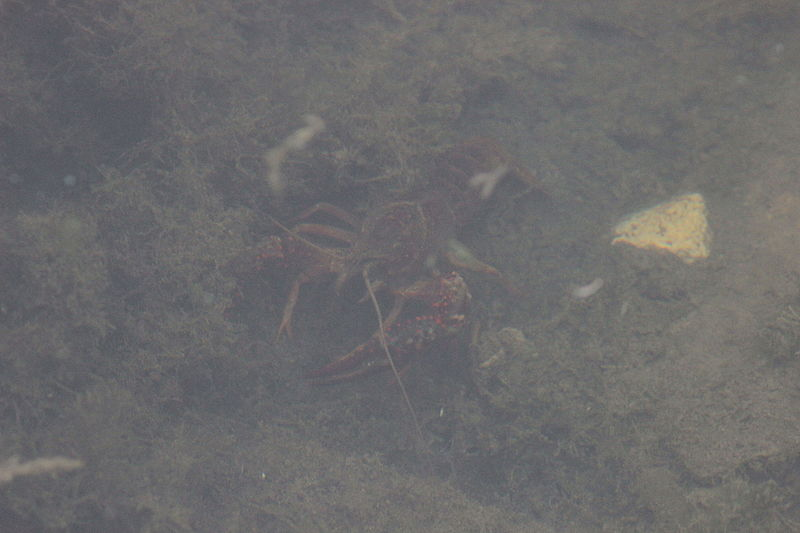
%> input picture clase6/LC3.JPG, 800 x 533 px
$ octave clase6.m   (GNU Octave 9; MATLAB toolbox functions it lacks are replaced by stand-ins)
%> lines starting %> are read from the running program, lines starting %| are printed output that depends on the picture
### clase6/fnHistograma.m
function vectorHistograma = fnHistograma(imagen)
    %Forma general - encabezado de una funci髇
    %function [salida1, salida2] = nombreFuncion(entrada)
    %Esta funci髇 devuelve el histograma de na imagen en escala de grises

    %Son 256 porque son 255 los pixeles a recorrer
    vectorHistograma = zeros(1,256);

    %Recorremos la imagen y nos devuelve la ubicaci髇 del pixel donde
    %encuentre un pixel igual a cero, y asi sucesivamente hasta llegar a
    %255
    for valorPixelTemporal = 0:255
        %Devuelve la posici髇 en la que se encuentra el pixel buscado
        frec = find(imagen == valorPixelTemporal);
        vectorHistograma(1,valorPixelTemporal + 1) = length(frec);
    end

end

### clase6/clase6.m
clc
close all
clear

imagen = imread('LC3.jpg'); %cargar la imagen
%> imagen is the input picture: size 533x800x3 uint8; mean R, G, B 107.8, 107, 107.8
imagen = rgb2gray(imagen); %validar si se requiere rgb2gray
%> imagen: size 533x800 uint8

%calcular minInputIm y maxInputIm
minInputIm = min(min(imagen));
%> minInputIm = 81
maxInputIm = max(max(imagen));
%> maxInputIm = 180

%definir: minOutIm y maxOutIm
minOutIm = 0;
maxOutIm = 255;

% hallamos la pendiente
m = (maxOutIm - minOutIm) / (maxInputIm - minInputIm);
%> m = 3

%hago una copia de la imagen de entrada
resultado = imagen;

for valorPixel = minInputIm:maxInputIm
    resultado(imagen==valorPixel) = m*(valorPixel - minInputIm) + minOutIm;
end
%> this loop made 100 passes
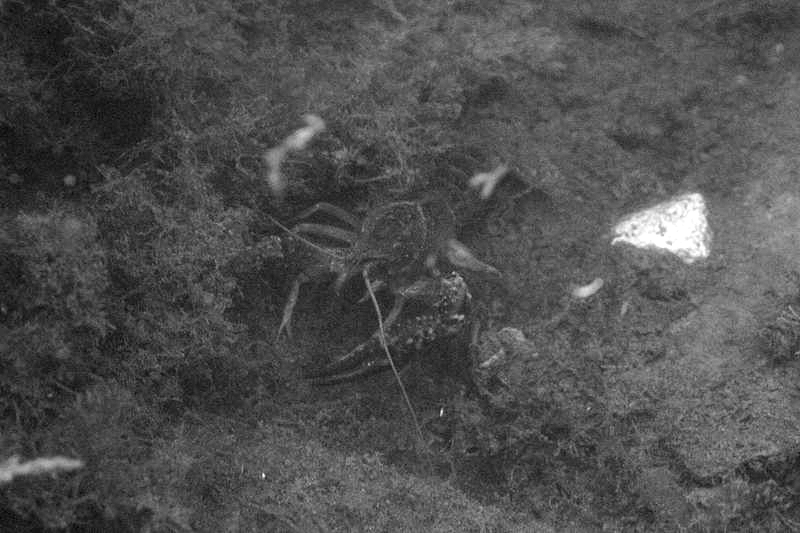
%> resultado: size 533x800 uint8; min 0, max 255, mean 79

histogramaEntrada = fnHistograma(imagen);
%> after the loop in fnHistograma, `for valorPixelTemporal = 0:255`: vectorHistograma = 256 values, max 19616 at index 109, min 0 at index 1, mean 1665.6
%> histogramaEntrada has the same summary as vectorHistograma in fnHistograma
histogramaSalida = fnHistograma(resultado);
%> the loop in fnHistograma (call 2), `for valorPixelTemporal = 0:255` made 256 passes
%> frec on passes 1, 4, 7: [25617; 59748], [25616; 41569; 50749], [518; 519; 3177; 26150; 34168; 50752]
%> histogramaSalida = 256 values, max 19616 at index 82, min 0 at index 2, mean 1665.6

 figure,subplot(2,2,1),imshow(imagen); title('Imagen de entrada');
        subplot(2,2,2),bar(histogramaEntrada);title('Histograma');
        subplot(2,2,3),imshow(resultado); title('Imagen de salida');
        subplot(2,2,4),bar(histogramaSalida);title('Histograma');
%> after `title('Histograma')`:
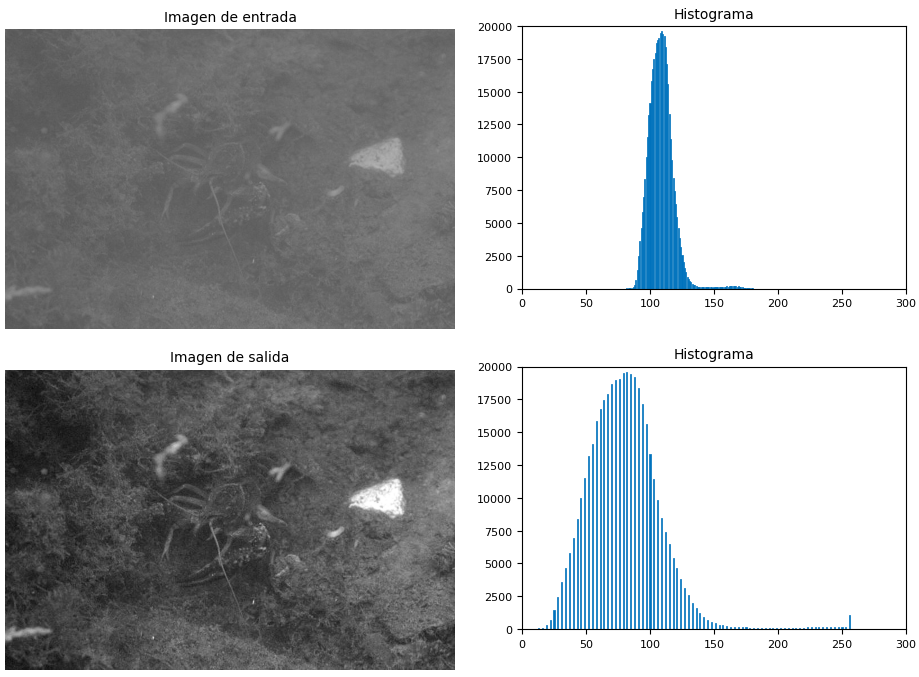
%> figure redrawn from the program's plot data, 4 panels

$ run again, with clase6/LC1.jpg copied over clase6/LC3.JPG
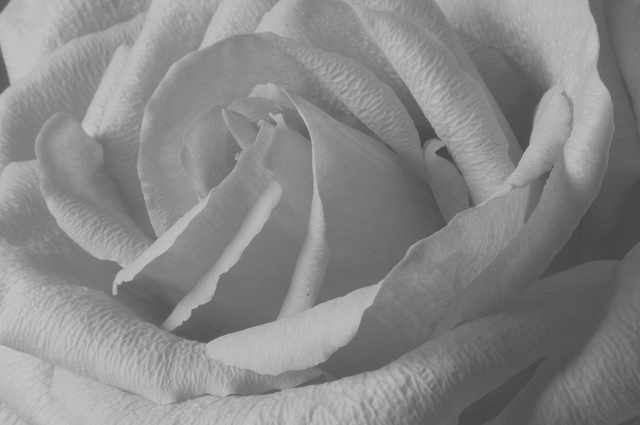
%> input picture clase6/LC1.jpg, 640 x 425 px
%> imagen is the input picture: size 425x640 uint8; min 67, max 198, mean 135.9
%> minInputIm = 67
%> maxInputIm = 198
%> m = 2
%> the loop `for valorPixel = minInputIm:maxInputIm` made 132 passes
%> after the loop `for valorPixel = minInputIm:maxInputIm`:
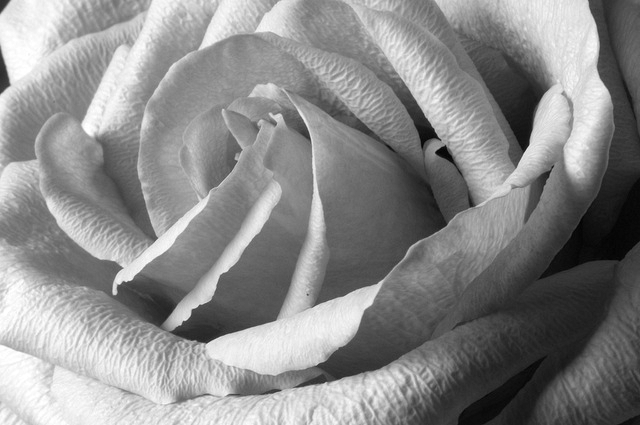
%> resultado: size 425x640 uint8; min 0, max 255, mean 137.9
%> after the loop in fnHistograma, `for valorPixelTemporal = 0:255`: vectorHistograma = 256 values, max 3973 at index 138, min 0 at index 1, mean 1062.5
%> histogramaEntrada has the same summary as vectorHistograma in fnHistograma
%> the loop in fnHistograma (call 2), `for valorPixelTemporal = 0:255` made 256 passes
%> frec on passes 1, 3: 246723, [188851; 258215]
%> histogramaSalida = 256 values, max 3973 at index 141, min 0 at index 2, mean 1062.5
%> `title('Histograma')`:
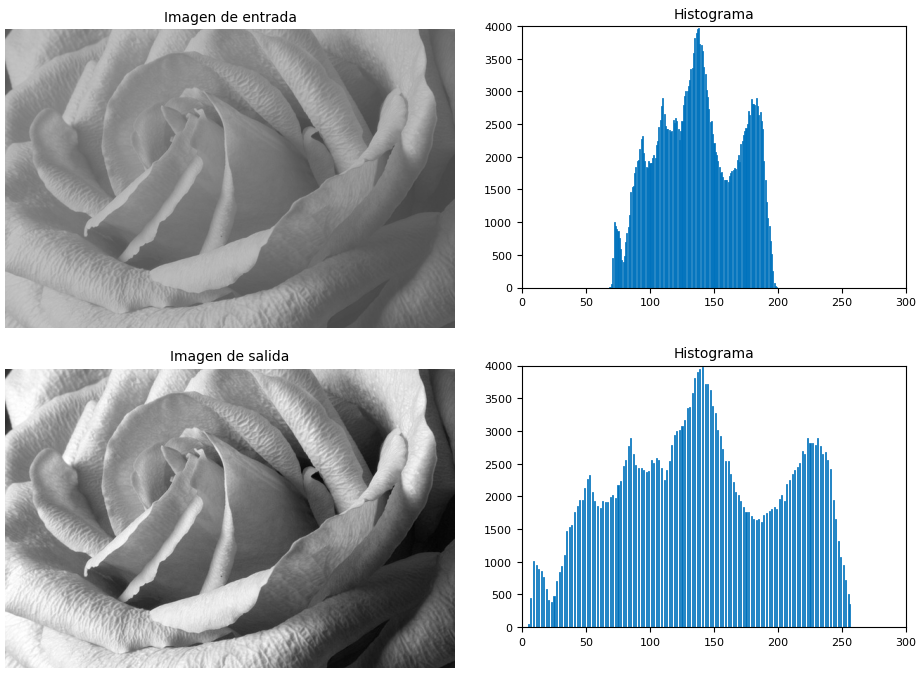
%> figure redrawn from the program's plot data, 4 panels

$ run again, with clase6/LC4.jpg copied over clase6/LC3.JPG
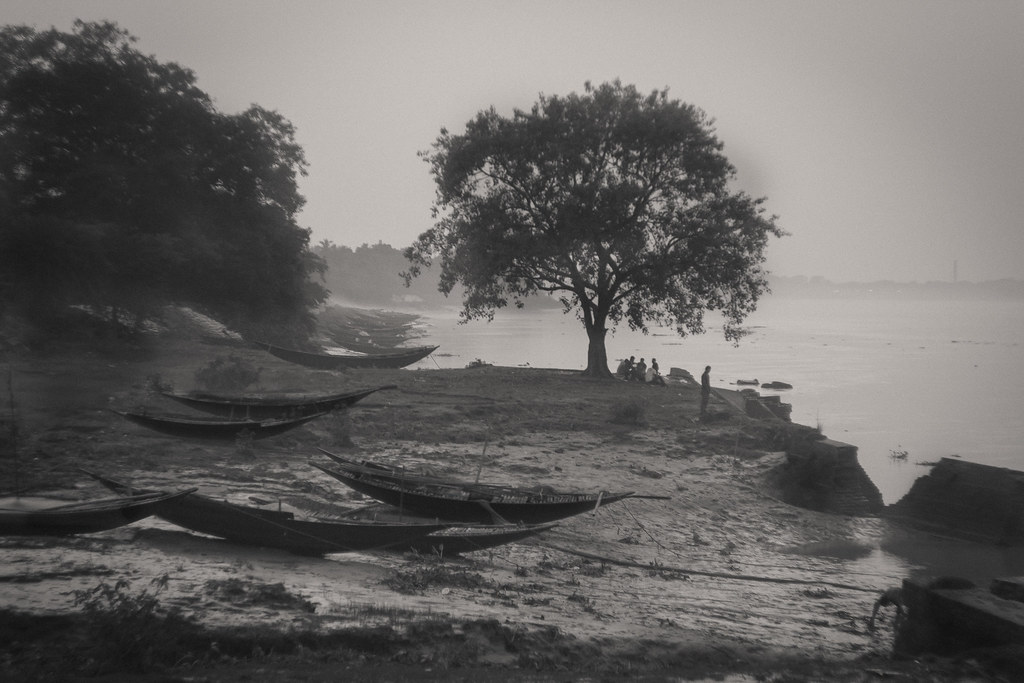
%> input picture clase6/LC4.jpg, 1024 x 683 px
%> imagen is the input picture: size 683x1024x3 uint8; mean R, G, B 105.1, 102.7, 101
%> imagen: size 683x1024 uint8
%> minInputIm = 13
%> maxInputIm = 205
%> m = 1
%> the loop in fnHistograma, `for valorPixelTemporal = 0:255` made 256 passes
%> frec on passes 14 to 16: 89983, [23748; 90666], [23749; 24431; 27163; 27164]
%> after the loop in fnHistograma, `for valorPixelTemporal = 0:255`: vectorHistograma = 256 values, max 8341 at index 51, min 0 at index 1, mean 2732
%> histogramaEntrada has the same summary as vectorHistograma in fnHistograma
%> the loop in fnHistograma (call 2), `for valorPixelTemporal = 0:255` made 256 passes
%> histogramaSalida = 256 values, max 8341 at index 38, min 0 at index 194, mean 2732
%> `title('Histograma')`:
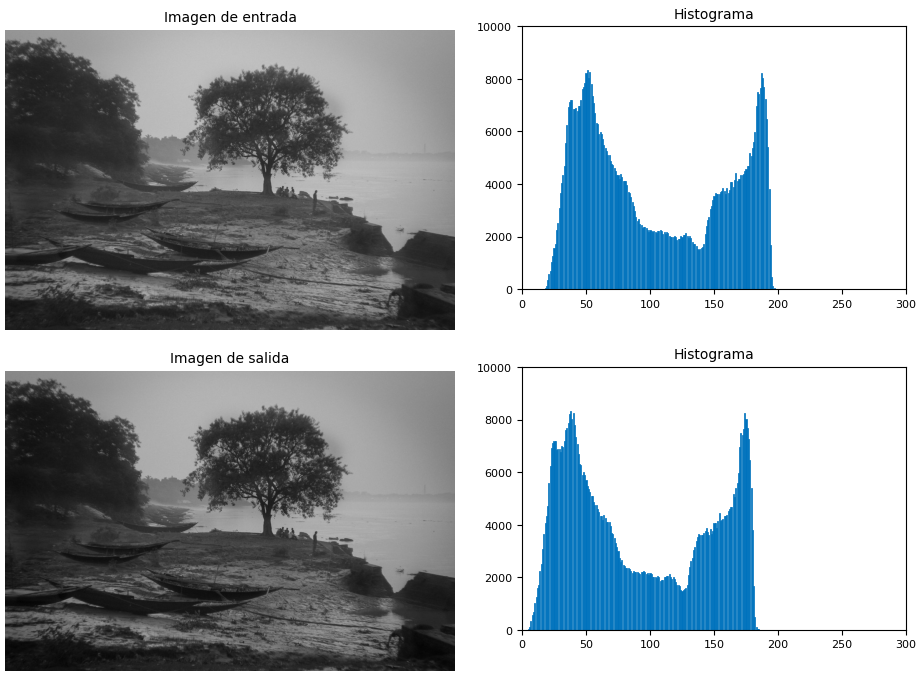
%> figure redrawn from the program's plot data, 4 panels

$ run again, with clase6/LC5.png saved as clase6/LC3.JPG
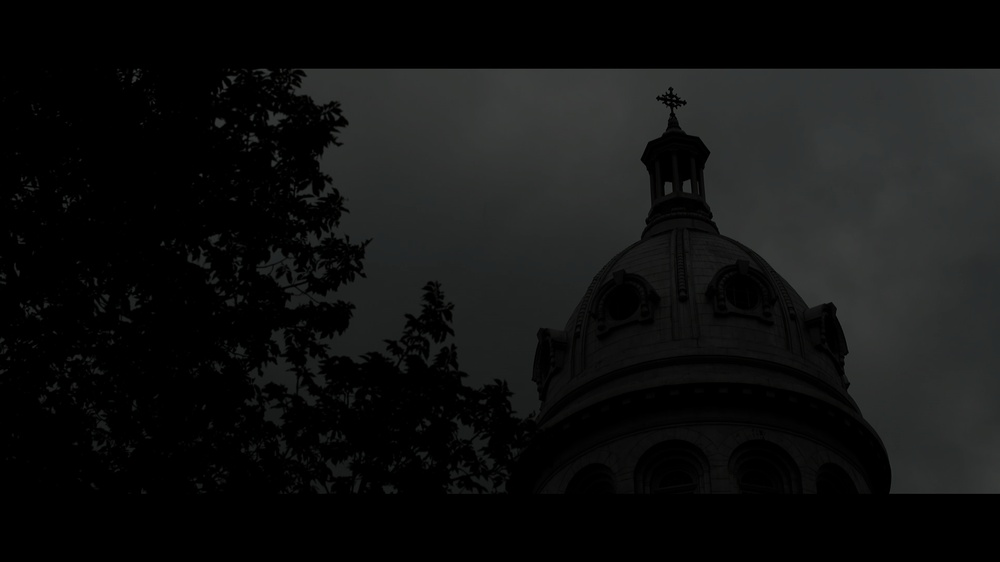
%> input picture clase6/LC5.png, 1000 x 562 px, shrunk from 1920 x 1080 before the run
%> imagen is the input picture: size 562x1000x3 uint8; mean R, G, B 16.5, 17.2, 16.9
%> imagen: size 562x1000 uint8
%> minInputIm = 0
%> maxInputIm = 65
%> m = 4
%> the loop `for valorPixel = minInputIm:maxInputIm` made 66 passes
%> after the loop `for valorPixel = minInputIm:maxInputIm`:
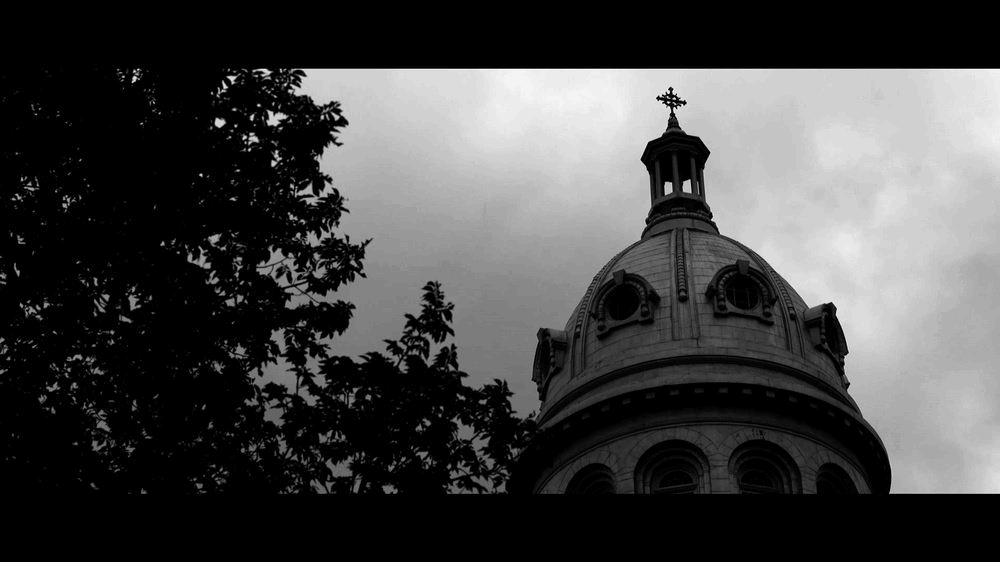
%> resultado: size 562x1000 uint8; min 0, max 255, mean 67.7
%> after the loop in fnHistograma, `for valorPixelTemporal = 0:255`: vectorHistograma = 256 values, max 267928 at index 1, min 0 at index 67, mean 2195.3
%> histogramaEntrada has the same summary as vectorHistograma in fnHistograma
%> histogramaSalida = 256 values, max 267928 at index 1, min 0 at index 2, mean 2195.3
%> `title('Histograma')`:
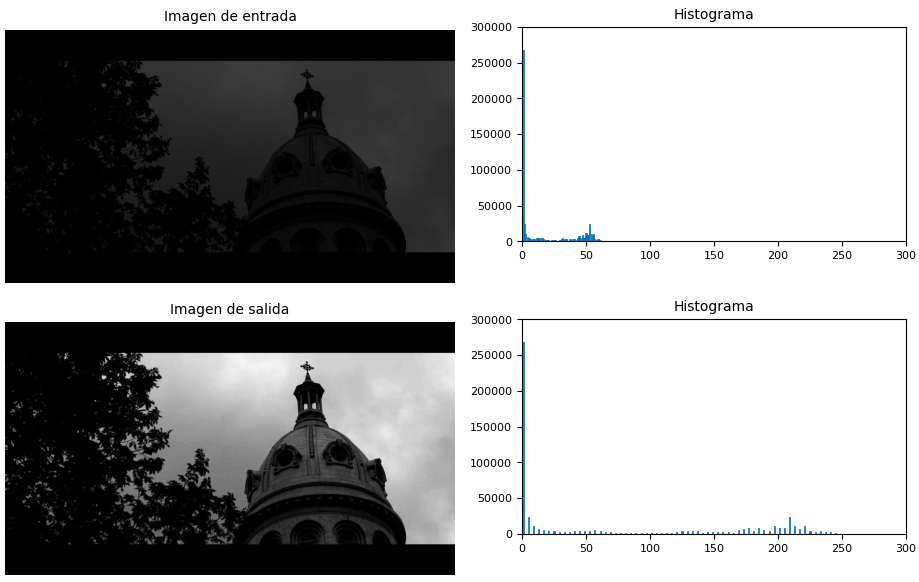
%> figure redrawn from the program's plot data, 4 panels
